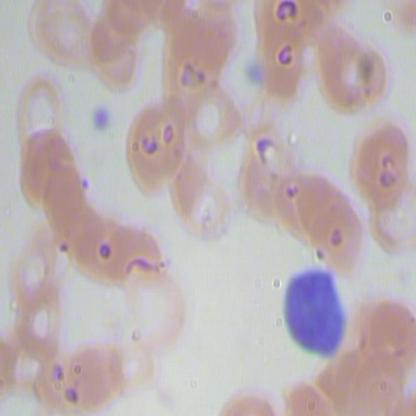
//> input picture lesson_05/test.jpg, 416 x 416 px
$ ./main   (built with g++ and OpenCV 4)
//> lines starting //> are read from the running program, lines starting //| are printed output that depends on the picture
#include <openCV2/opencv.hpp>
#include <iostream>

int main()
{

  cv::Mat image = cv::imread("C:/___C++/1. C++/cv_projects/lesson_03/test.jpg");
//> image is the input picture: 416 rows x 416 cols, CV_8UC3; mean B, G, R 179.2, 176.5, 187.9
  if(image.empty())
  {
    std::cout << "Could not load the image." << std::endl;
    return -1;
  }
  cv::Mat resizedImage;
  cv::resize(image, resizedImage, cv::Size(800,600));
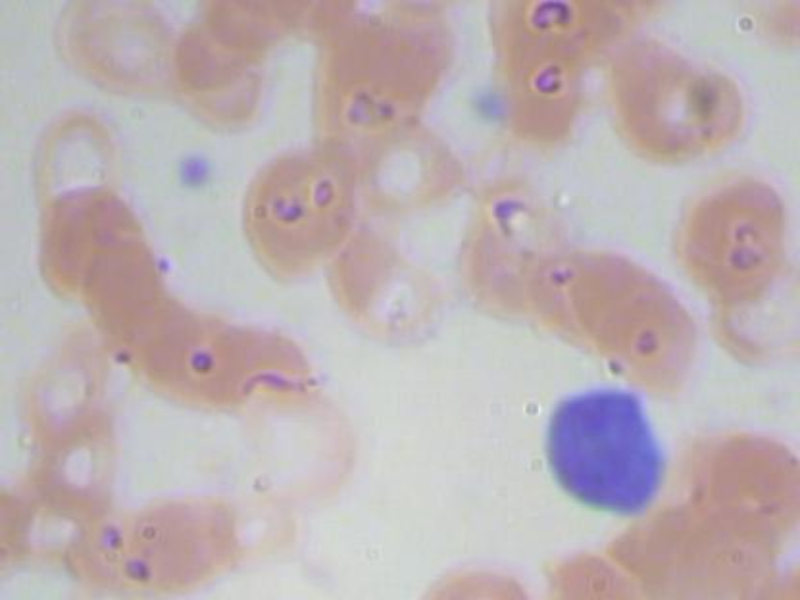
//> resizedImage: 600 rows x 800 cols, CV_8UC3; mean B, G, R 179, 176.3, 187.8
  // PIXEL ACCESS
  cv::Vec3b pixel = resizedImage.at<cv::Vec3b>(100,100);
//> pixel = [193, 191, 187]
  std::cout<< "Pixel at (100,100): "
            << "B="<<(int)pixel[0]<< " "
            << "G="<<(int)pixel[1]<< " "
            << "R="<<(int)pixel[2]<< std::endl;
//| Pixel at (100,100): B=193 G=191 R=187

  // BLURING
  cv::Mat blurredImage;
  cv::GaussianBlur(resizedImage, blurredImage, cv::Size(15,15),0);

  // EDGE DETECTION
  cv::Mat gray, edges;
  cv::cvtColor(resizedImage,gray, cv::COLOR_BGR2GRAY);
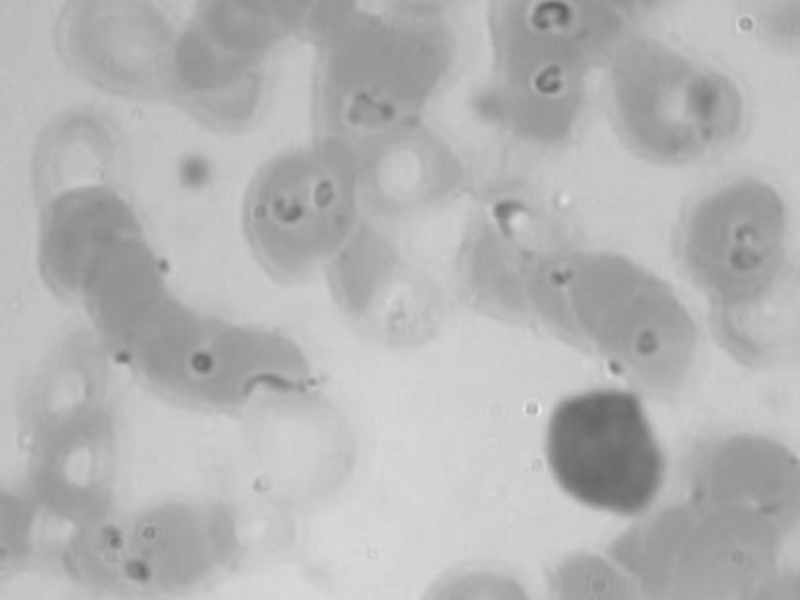
//> gray: 600 rows x 800 cols, CV_8UC1; min 97, max 238, mean 180.1
  cv::Canny(gray,edges,10,50);
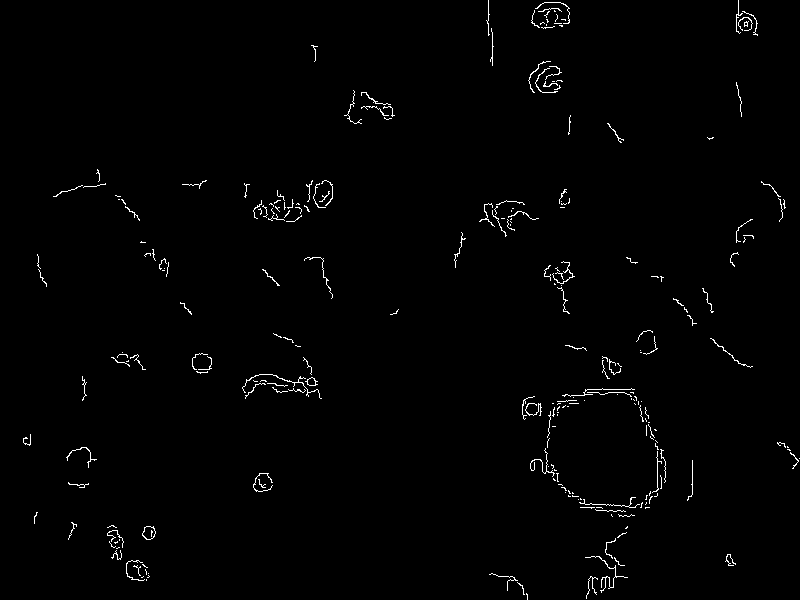
//> edges: 600 rows x 800 cols, CV_8UC1; 1.1% white in thin lines or dots

  // DISPPLAY
  cv::imshow("Original Image",resizedImage);
  cv::imshow("Blurred Image",blurredImage);
  cv::imshow("Edges", edges);

  cv::waitKey(0);
  cv::destroyAllWindows();
  return 0;
}
